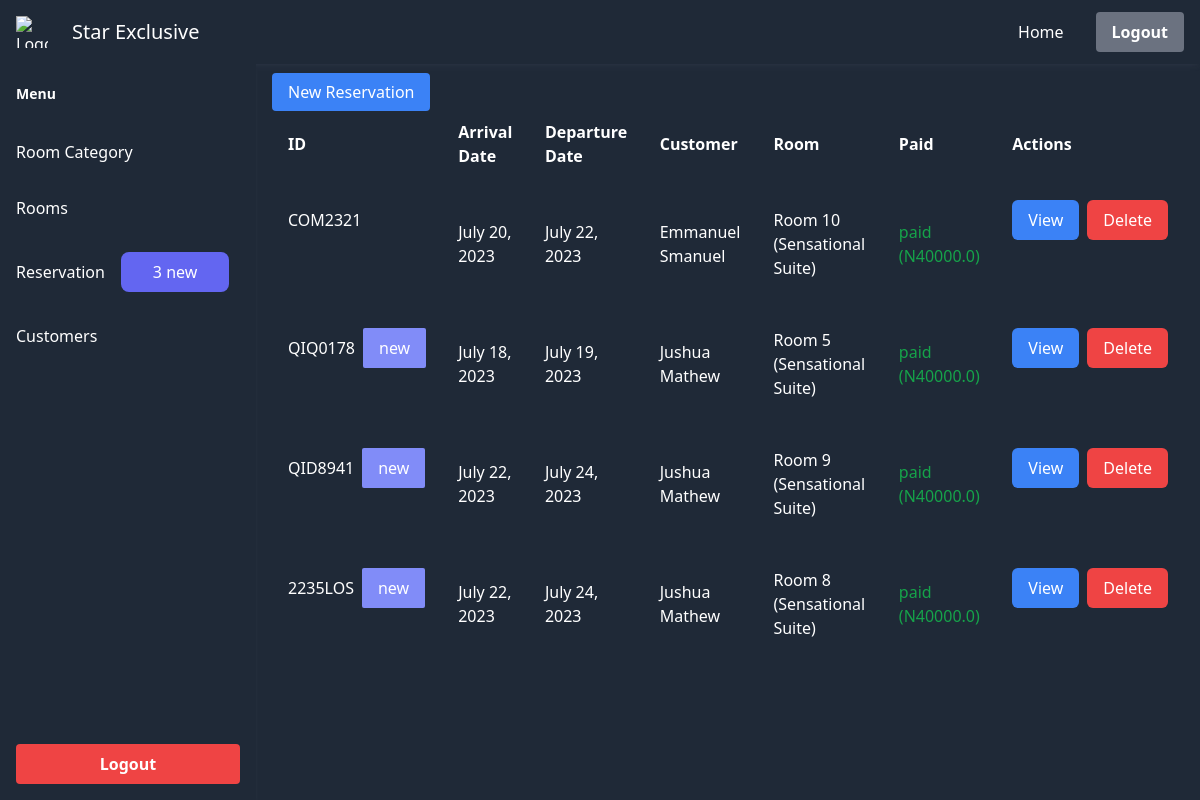
The app's page /reservations/ (signed in), older data.
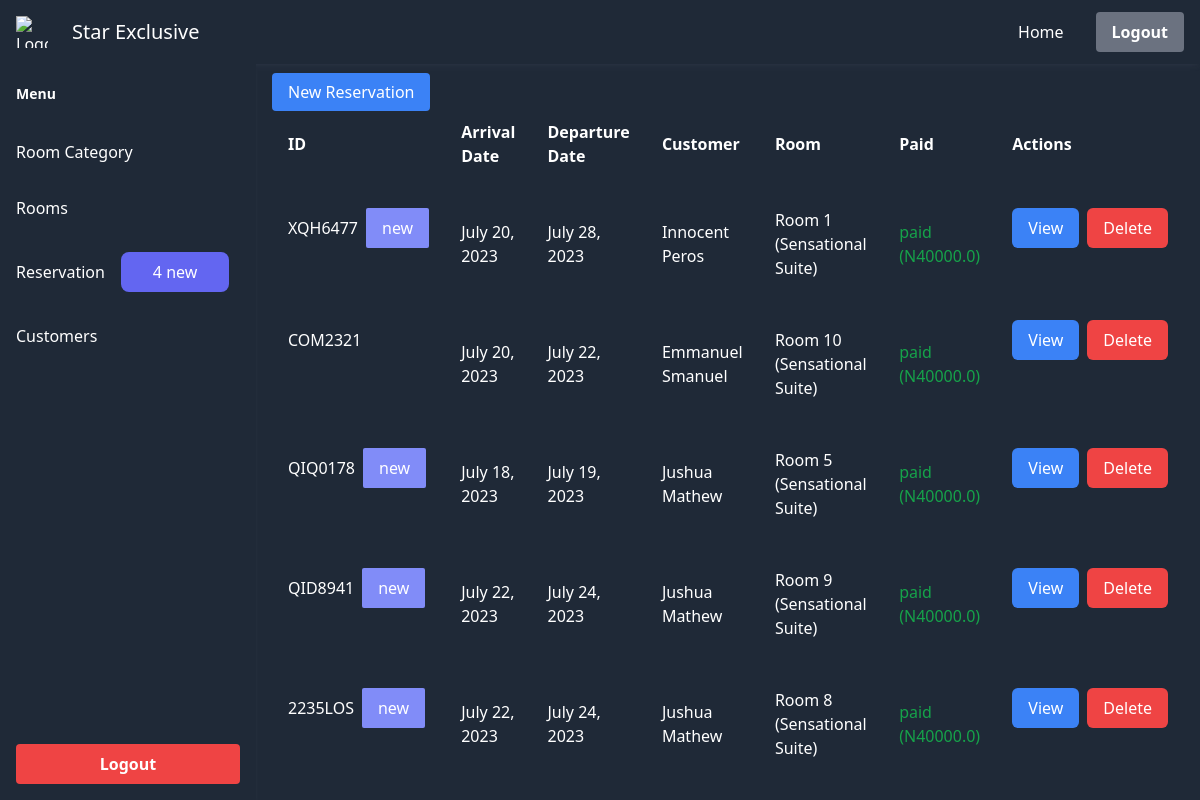
The same page, newer data.
### management/models.py (models this page shows, shortened)
class Reservation(models.Model):
    RESERVATION = "reseravtion"
    BOOKING = "booking"
    viewed = models.BooleanField(default=False)
    cancel_code = models.CharField(max_length=200, blank=True)
    room = models.ForeignKey(
        Room, related_name="reservations", on_delete=models.CASCADE
    )
    requirement = models.TextField(default="", blank=True)
    customer = models.ForeignKey(
        Customer, on_delete=models.SET_NULL, null=True, related_name="reservations"
    )
    code = models.CharField(unique=False, default = generate_reservation_code, max_length=50, blank=True,null = True)
    customer_raw = models.JSONField(null=True, blank=True, default=dict)
    reservation_type = models.CharField(
        max_length=25, choices=((RESERVATION, RESERVATION), (BOOKING, BOOKING))
    )
    arrival_date = models.DateTimeField()
    departure_date = models.DateTimeField()
    reservated_on = models.DateTimeField(auto_created=True, blank=True)
    stay = models.IntegerField(default=1)
    guest_count = models.IntegerField(
        default=1,
    )
    guests = models.JSONField(default=list, blank=True)
    customization_request = models.JSONField(default=dict, blank=True, null=True)
    paid = models.BooleanField(default=False)
    payment = models.OneToOneField(
        Payment,
        null=True,
        blank=True,
        on_delete=models.SET_NULL,
        related_name="reservation",
    )
    cancelled = models.BooleanField(default=False)
    cancelled_on = models.DateTimeField(blank=True, null=True)

class Customer(models.Model):
    first_name = models.CharField(max_length=25)
    last_name = models.CharField(max_length=25)
    id_type = models.CharField(max_length=255)
    id_number = models.CharField(max_length=25)
    email_address = models.CharField(max_length=255)
    phone_number = models.CharField(max_length=12)

class Room(models.Model):
    number = models.CharField(max_length=14, blank=True)
    category = models.ForeignKey(
        RoomCategory, related_name="rooms", on_delete=models.CASCADE
    )
    description = models.TextField(blank=True, null=True)
    unique = models.BooleanField(default=False)
    addon = models.JSONField(blank=True, default=dict)

class RoomCategory(models.Model):
    price = models.FloatField()
    title = models.CharField(max_length=255)
    description = models.TextField(blank=True)
    cover = models.FileField(blank=True, upload_to="rooms")
    def __str__(self) -> str:
        return self.title

### hsr_admin/views.py (the view)
# urls.py: path("reservations/", views.reservation_list, name="reservation_list"),
def reservation_list(request: HttpRequest):
    if not request.user.is_authenticated:
        return redirect(index)
    reservations = Reservation.objects.all().order_by("-id")
    return render(
        request, "hsr_admin/reservation_list.html", context_parse({"reservations": reservations})
    )

### hsr_admin/views.py (called while the page is built)
def new_reservations():
    return Reservation.objects.filter(viewed = False).count()

def context_parse(context):
    context["status__"] = new_reservations()
    context["status__category"] = RoomCategory.objects.all().count()
    context["status__room"] = Room.objects.all().count()
    return context

### hsr_admin/templates/hsr_admin/reservation_list.html (shortened to what this page needs)
{% extends 'hsr_admin/base.html' %}
{% block body %}
<div class="p-4">
  <a href="{% url 'hsr_admin:check_availability'%}"
    class="px-4 py-2 bg-blue-500 text-white rounded hover:bg-blue-700">New Reservation</a>
  <table class="min-w-full">
    <thead class="">
      <tr class="py-8">
        <th class="py-4 px-4  text-left">ID</th>
        <th class="py-4 px-4  text-left">Arrival Date</th>
        <th class="py-4 px-4  text-left">Departure Date</th>
        <th class="py-4 px-4  text-left">Customer</th>
        <th class="py-4 px-4  text-left">Room</th>
        <th class="py-4 px-4  text-left">Paid</th>
        <th class="py-4 px-4  text-left">Actions</th>
      </tr>
    </thead>
    <tbody>
      {% for reservation in reservations %}
      <tr>
        <td class="py-6 px-4 flex items-center space-x-2 text-left">
          <span>{{ reservation.code }}</span>
          {% if not reservation.viewed %}
          <div class="p-2 px-4 bg-indigo-400 rounded-sm">new </div>
          {% endif %}
        </td>
        <td class="py-6 px-4  text-left">{{ reservation.arrival_date.date }}</td>
        <td class="py-6 px-4  text-left">{{ reservation.departure_date.date }}</td>
        <td class="py-6 px-4  text-left">{{ reservation.customer.first_name }} {{ reservation.customer.last_name }}</td>
        <td class="py-6 px-4  text-left">{{ reservation.room.number }} ({{reservation.room.category}})</td>
        <td class="py-6 px-4  text-left">
          {% if reservation.paid %}
          <span class="text-green-600">paid (N{{reservation.room.category.price}})</span>
          {% else %}
          <span>not paid</span>
          {% endif %}
        </td>
        <td class="py-2 px-4 flex space-x-2 text-left">
          <a href="{% url 'hsr_admin:view_reservation' reservation.id %}"
            class="block p-4 py-2 rounded-md bg-blue-500 hover:bg-blue-700 ">View</a>
          <a href="{% url 'hsr_admin:delete_reservation' reservation.id %}"
            class="block p-4 py-2 rounded-md bg-red-500 hover:bg-red-700">Delete</a>
        </td>
      </tr>
      {% endfor %}
    </tbody>
  </table>
</div>
{% endblock body %}

Row changes from the older to the newer data that the page shows:
added Reservation: code "XQH6477", viewed "new", arrival_date "July 20, 2023", departure_date "July 28, 2023", customer.first_name "Innocent", customer.last_name "Peros", room.number "Room 1", room.category "Sensational Suite", room.category.price "40000.0"
Text that changed along with them:
{{ status__ }}: "3" → "4"
